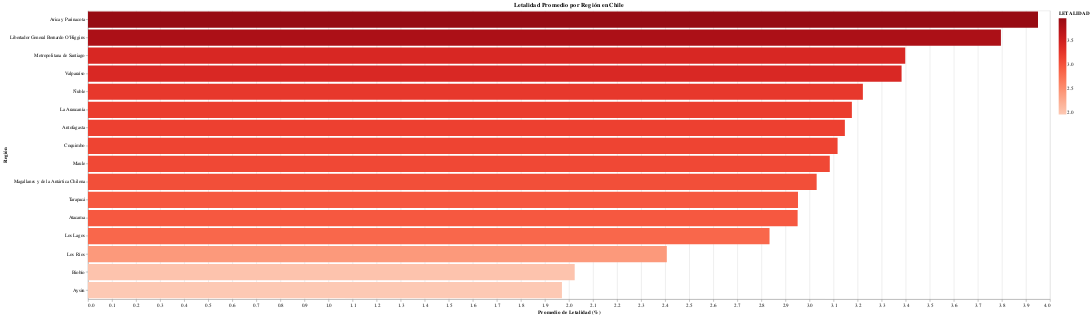

Notebook code for this chart:
### Code cell
import altair as alt

chart = alt.Chart(df_region).mark_bar().encode(
    x=alt.X("LETALIDAD:Q", title="Promedio de Letalidad (%)"),
    y=alt.Y("REGIÓN:N", sort='-x', title="Región"),
    color=alt.Color("LETALIDAD:Q", scale=alt.Scale(scheme="reds")),
    tooltip=[
        alt.Tooltip("REGIÓN:N", title="Región"),
        alt.Tooltip("LETALIDAD:Q", title="Letalidad (%)", format=".1f")
    ]
).properties(
    title="Letalidad Promedio por Región en Chile",
    width=60800,
    height=600
)

chart

### Figure 1 — Vega-Lite specification as saved in the notebook (floating-point values rounded to 4 significant figures)
{"config": {"view": {"continuousWidth": 300, "continuousHeight": 300}}, "data": {"name": "data-47547bb689e9cf9bf6b29015c8df0942"}, "mark": {"type": "bar"}, "encoding": {"color": {"field": "LETALIDAD", "scale": {"scheme": "reds"}, "type": "quantitative"}, "tooltip": [{"field": "REGIÓN", "title": "Región", "type": "nominal"}, {"field": "LETALIDAD", "format": ".1f", "title": "Letalidad (%)", "type": "quantitative"}], "x": {"field": "LETALIDAD", "title": "Promedio de Letalidad (%)", "type": "quantitative"}, "y": {"field": "REGIÓN", "sort": "-x", "title": "Región", "type": "nominal"}}, "height": 600, "title": "Letalidad Promedio por Región en Chile", "width": 60800, "$schema": "https://vega.github.io/schema/vega-lite/v5.20.1.json", "datasets": {"data-47547bb689e9cf9bf6b29015c8df0942": [{"REGIÓN": "Antofagasta", "LETALIDAD": 3.147}, {"REGIÓN": "Arica y Parinacota", "LETALIDAD": 3.95}, {"REGIÓN": "Atacama", "LETALIDAD": 2.951}, {"REGIÓN": "Aysén", "LETALIDAD": 1.971}, {"REGIÓN": "Biobío", "LETALIDAD": 2.024}, {"REGIÓN": "Coquimbo", "LETALIDAD": 3.117}, {"REGIÓN": "La Araucanía", "LETALIDAD": 3.176}, {"REGIÓN": "Libertador General Bernardo O'Higgins", "LETALIDAD": 3.796}, {"REGIÓN": "Los Lagos", "LETALIDAD": 2.834}, {"REGIÓN": "Los Ríos", "LETALIDAD": 2.407}, {"REGIÓN": "Magallanes y de la Antártica Chilena", "LETALIDAD": 3.03}, {"REGIÓN": "Maule", "LETALIDAD": 3.084}, {"REGIÓN": "Metropolitana de Santiago", "LETALIDAD": 3.398}, {"REGIÓN": "Tarapacá", "LETALIDAD": 2.952}, {"REGIÓN": "Valparaíso", "LETALIDAD": 3.383}, {"REGIÓN": "Ñuble", "LETALIDAD": 3.222}]}}
